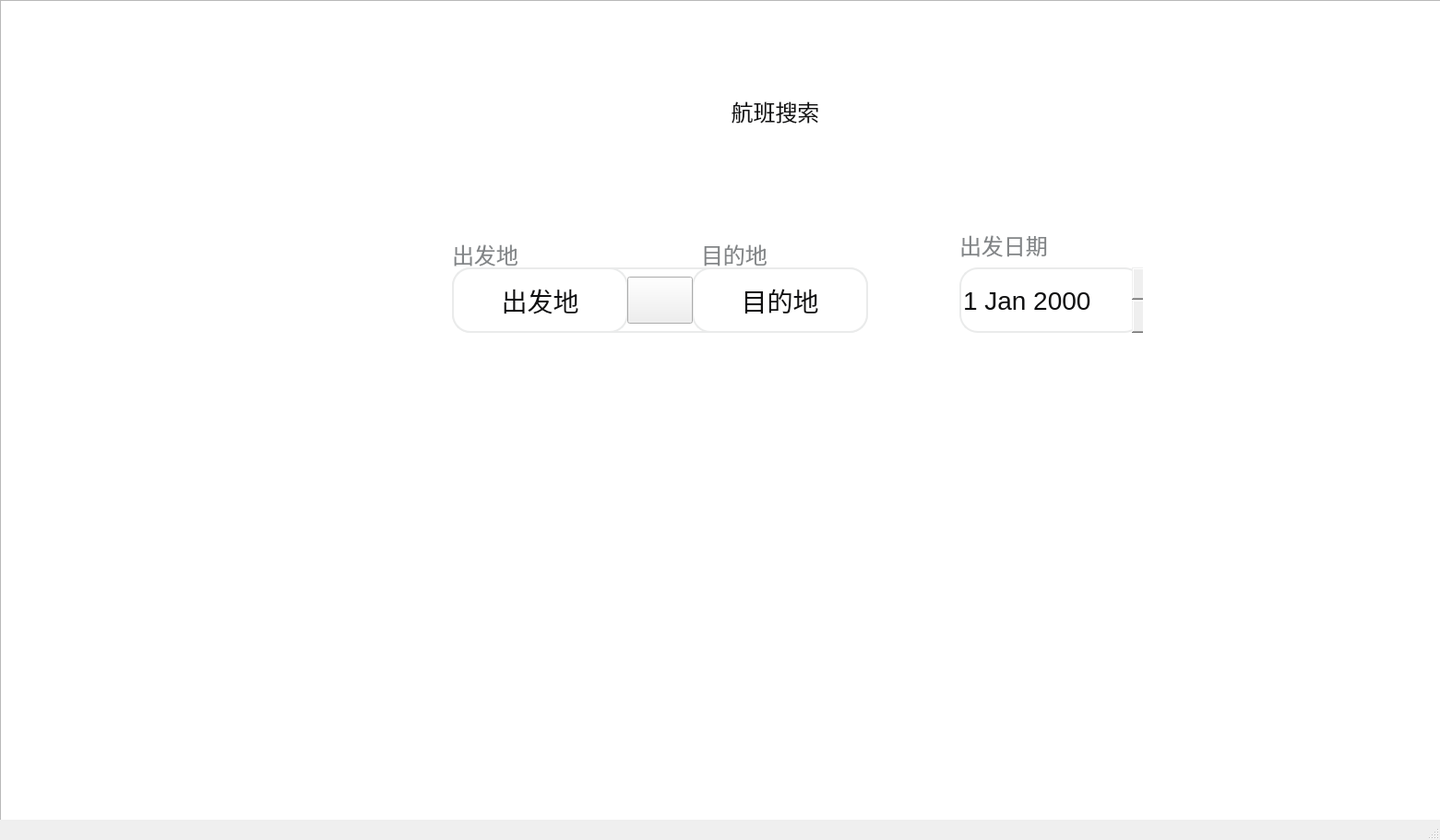
<?xml version="1.0" encoding="UTF-8"?>
<ui version="4.0">
 <class>inquire</class>
 <widget class="QMainWindow" name="inquire">
  <property name="geometry">
   <rect>
    <x>0</x>
    <y>0</y>
    <width>1561</width>
    <height>911</height>
   </rect>
  </property>
  <property name="windowTitle">
   <string>inquire</string>
  </property>
  <property name="styleSheet">
   <string notr="true"/>
  </property>
  <widget class="QWidget" name="centralwidget">
   <widget class="QLabel" name="label">
    <property name="geometry">
     <rect>
      <x>680</x>
      <y>100</y>
      <width>321</width>
      <height>41</height>
     </rect>
    </property>
    <property name="styleSheet">
     <string notr="true">QLabel {
    font-family: &quot;Microsoft YaHei&quot;;
    font-size: 24px;
    color: #101011;
	background-color: #FFFFFF;
	border-radius: 20px;

}</string>
    </property>
    <property name="text">
     <string>航班搜索</string>
    </property>
    <property name="textFormat">
     <enum>Qt::PlainText</enum>
    </property>
    <property name="alignment">
     <set>Qt::AlignCenter</set>
    </property>
   </widget>
   <widget class="QPushButton" name="sousuo">
    <property name="geometry">
     <rect>
      <x>840</x>
      <y>520</y>
      <width>171</width>
      <height>51</height>
     </rect>
    </property>
    <property name="styleSheet">
     <string notr="true">QPushButton {
    font-family: &quot;Microsoft YaHei&quot;;
    font-size: 28px;
    color: white;
    background: qlineargradient(x1:0, y1:0, x2:1, y2:0,
                  stop:0 #FDC245, stop:1 #FB9E23);
border-radius: 20px;

}
QPushButton:hover {
background-color:#FAC85C;
}</string>
    </property>
    <property name="text">
     <string>搜索</string>
    </property>
   </widget>
   <widget class="QListView" name="listView">
    <property name="geometry">
     <rect>
      <x>0</x>
      <y>0</y>
      <width>1900</width>
      <height>911</height>
     </rect>
    </property>
    <property name="sizePolicy">
     <sizepolicy hsizetype="Preferred" vsizetype="Preferred">
      <horstretch>0</horstretch>
      <verstretch>0</verstretch>
     </sizepolicy>
    </property>
    <property name="styleSheet">
     <string notr="true">
QListView#listView
{
    border-image: url(:/new/prefix1/images/flyer_login.jpg);
}
QToolButton {
    font-family: &quot;Microsoft YaHei&quot;;
    font-size: 20px;
    color: #101011;
	border-radius: 20px;
	border: 2px solid #EAEBEB;  /* 设置边框宽度为 2px，颜色为浅灰色 */
	box-shadow: 0 2px 5px rgba(0, 0, 0, 0.1);  /* 设置边框阴影效果 */

}</string>
    </property>
   </widget>
   <widget class="QToolButton" name="departbutton">
    <property name="geometry">
     <rect>
      <x>490</x>
      <y>290</y>
      <width>191</width>
      <height>71</height>
     </rect>
    </property>
    <property name="styleSheet">
     <string notr="true">QToolButton {
    font-family: &quot;Microsoft YaHei&quot;;
    font-size: 28px;
    color: #101011;
	background-color: #FFFFFF;
	border-radius: 20px;
	border: 2px solid #EAEBEB;  /* 设置边框宽度为 2px，颜色为浅灰色 */
	box-shadow: 0 2px 5px rgba(0, 0, 0, 0.1);  /* 设置边框阴影效果 */

}
QToolButton:hover {
background-color:#CADDF9;
}</string>
    </property>
    <property name="text">
     <string>出发地</string>
    </property>
   </widget>
   <widget class="QToolButton" name="arrivalbutton">
    <property name="geometry">
     <rect>
      <x>750</x>
      <y>290</y>
      <width>191</width>
      <height>71</height>
     </rect>
    </property>
    <property name="styleSheet">
     <string notr="true">QToolButton {
    font-family: &quot;Microsoft YaHei&quot;;
    font-size: 28px;
    color: #101011;
	background-color: #FFFFFF;
	border-radius: 20px;
	border: 2px solid #EAEBEB;  /* 设置边框宽度为 2px，颜色为浅灰色 */
	box-shadow: 0 2px 5px rgba(0, 0, 0, 0.1);  /* 设置边框阴影效果 */

}
QToolButton:hover {
background-color:#CADDF9;
}</string>
    </property>
    <property name="text">
     <string>目的地</string>
    </property>
   </widget>
   <widget class="QListView" name="listView_2">
    <property name="geometry">
     <rect>
      <x>490</x>
      <y>290</y>
      <width>451</width>
      <height>71</height>
     </rect>
    </property>
    <property name="styleSheet">
     <string notr="true">QListView#listView_2{
	background-color: transparent;
	border-radius: 20px;
	border: 2px solid #EAEBEB;
	box-shadow: 0 2px 5px rgba(0, 0, 0, 0.1);  /* 设置边框阴影效果 */
}</string>
    </property>
   </widget>
   <widget class="QDateEdit" name="dateEdit">
    <property name="geometry">
     <rect>
      <x>1040</x>
      <y>290</y>
      <width>199</width>
      <height>71</height>
     </rect>
    </property>
    <property name="styleSheet">
     <string notr="true">QDateEdit {
    font-family: &quot;Microsoft YaHei&quot;;   /* 字体样式 */
    font-size: 28px;                 /* 字体大小 */
    color: #101011;                  /* 字体颜色 */
    border-radius: 20px;             /* 设置圆角半径 */
    border: 2px solid #EAEBEB;       /* 设置边框宽度为 2px，颜色为浅灰色 */
    box-shadow: 0 2px 5px rgba(0, 0, 0, 0.1);  /* 设置边框阴影效果 */
}
QDateEdit:hover {
    background-color: #E2E4E5;       /* 鼠标悬停时背景颜色 */
}</string>
    </property>
    <property name="frame">
     <bool>false</bool>
    </property>
   </widget>
   <widget class="QLabel" name="label_2">
    <property name="geometry">
     <rect>
      <x>1040</x>
      <y>250</y>
      <width>101</width>
      <height>31</height>
     </rect>
    </property>
    <property name="styleSheet">
     <string notr="true">QLabel {
    font-family: &quot;Microsoft YaHei&quot;;
    font-size: 24px;
    color:#828587;
	background-color: transparent

}</string>
    </property>
    <property name="text">
     <string>出发日期</string>
    </property>
   </widget>
   <widget class="QLabel" name="label_3">
    <property name="geometry">
     <rect>
      <x>490</x>
      <y>260</y>
      <width>91</width>
      <height>31</height>
     </rect>
    </property>
    <property name="styleSheet">
     <string notr="true">QLabel {
    font-family: &quot;Microsoft YaHei&quot;;
    font-size: 24px;
    color:#828587;
	background-color: transparent;

}</string>
    </property>
    <property name="text">
     <string>出发地</string>
    </property>
   </widget>
   <widget class="QLabel" name="label_5">
    <property name="geometry">
     <rect>
      <x>760</x>
      <y>260</y>
      <width>91</width>
      <height>31</height>
     </rect>
    </property>
    <property name="styleSheet">
     <string notr="true">QLabel {
    font-family: &quot;Microsoft YaHei&quot;;
    font-size: 24px;
    color:#828587;
	background-color: transparent

}</string>
    </property>
    <property name="text">
     <string>目的地</string>
    </property>
   </widget>
   <widget class="QPushButton" name="pushButton">
    <property name="geometry">
     <rect>
      <x>680</x>
      <y>300</y>
      <width>71</width>
      <height>51</height>
     </rect>
    </property>
    <property name="styleSheet">
     <string notr="true">QPushButton {
    border-image: url(:/new/prefix1/images/row.jpg);
}

QPushButton:hover {
    border: 2px solid #CADDF9; /* 设置鼠标悬停时的边框颜色 */
    background-color: transparent; /* 鼠标悬停时，取消背景颜色 */
}</string>
    </property>
    <property name="text">
     <string/>
    </property>
   </widget>
   <zorder>listView</zorder>
   <zorder>listView_2</zorder>
   <zorder>label</zorder>
   <zorder>sousuo</zorder>
   <zorder>departbutton</zorder>
   <zorder>arrivalbutton</zorder>
   <zorder>dateEdit</zorder>
   <zorder>label_2</zorder>
   <zorder>label_3</zorder>
   <zorder>label_5</zorder>
   <zorder>pushButton</zorder>
  </widget>
  <widget class="QMenuBar" name="menubar">
   <property name="geometry">
    <rect>
     <x>0</x>
     <y>0</y>
     <width>1561</width>
     <height>26</height>
    </rect>
   </property>
  </widget>
  <widget class="QStatusBar" name="statusbar"/>
 </widget>
 <resources/>
 <connections/>
</ui>
